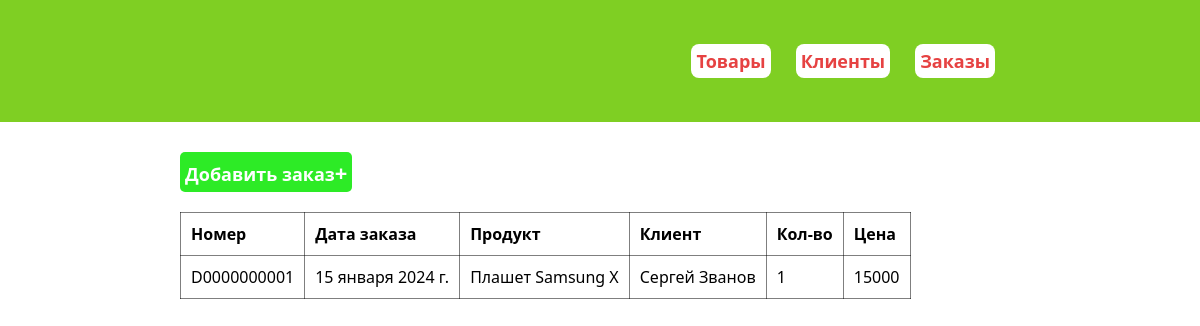
The page /orders on the database its author committed.
### main/models.py (models this page shows, shortened)
class Orders(models.Model):
    order_number = models.CharField('Номер', max_length = 100)
    order_date = models.DateField('Дата заказа')
    prod = models.ForeignKey('Products', on_delete = models.PROTECT, null=True)
    cust = models.ForeignKey('Customers', on_delete = models.PROTECT, null=True)
    quantity = models.IntegerField('Количество', default = 0)
    price = models.IntegerField('Цена', default = 0)
    class Meta:
        verbose_name = 'Заказ'
        verbose_name_plural = 'Заказы'

class Products(models.Model):
    title = models.CharField('Название', max_length = 100)
    def __str__(self):
        return self.title
    class Meta:
        verbose_name = 'Товар'
        verbose_name_plural = 'Товары'

class Customers(models.Model):
    name = models.CharField('Имя', max_length = 60)
    surname = models.CharField('Фамилия', max_length = 60)
    phone = models.CharField('Телефон', max_length = 11)
    email = models.CharField('Почта', max_length = 100)
    def __str__(self):
        return f'{self.name} {self.surname}'
    class Meta:
        verbose_name = 'Клиент'
        verbose_name_plural = 'Клиенты'

### main/views.py (the view)
# urls.py: path('orders', Order, name="orders"),
def Order(request):
    orders = Orders.objects.all()
    return render(request, 'main/orders.html', {'orders':orders})

### main/templates/main/orders.html (shortened to what this page needs)
{% extends 'main/base.html' %}
{% block content %}
<a href="{% url 'AddOrder' %}">
    <button class="add">Добавить заказ<span>+</span></button>
</a>
<table>
    <tr>
        <th>Номер</th>
        <th>Дата заказа</th>
        <th>Продукт</th>
        <th>Клиент</th>
        <th>Кол-во</th>
        <th>Цена</th>
    </tr>
    {% if orders %}
        {% for ord in orders%}
        <tr>
            <td>{{ ord.order_number }}</td>
            <td>{{ ord.order_date }}</td>
            <td>{{ ord.prod }}</td>
            <td>{{ ord.cust }}</td>
            <td>{{ ord.quantity }}</td>
            <td>{{ ord.price }}</td>
        </tr>
        {% endfor %}
    {% else %}
    <h1>Заказы не найдены</h1>
    {% endif %}
</table>
{% endblock %}

### static/styles/style.css (style rules this page uses)
* { margin: 0; padding: 0; box-sizing: border-box; font-family: 'Segoe UI', Tahoma, Geneva, Verdana, sans-serif; }
main a { text-decoration: none; }
main a .add, main form a .add { font-size: 18px; font-weight: 600; border: none; padding: 5px; border-radius: 5px; background-color: rgb(45, 235, 38); color: rgb(255, 255, 255); cursor: pointer; }
main a .add span, main form a .add span { font-size: 22px; font-weight: 900; }
main table { margin: 20px 0; border-collapse: collapse; }
main table tr th, main table tr td { text-align: left; padding: 10px; border: 1px solid rgba(0, 0, 0, 0.5); }

### rows shown on the page
Orders: order_number "D0000000001", order_date "15 января 2024 г.", prod "Плашет Samsung X", cust "Сергей Званов", quantity "1", price "15000"
